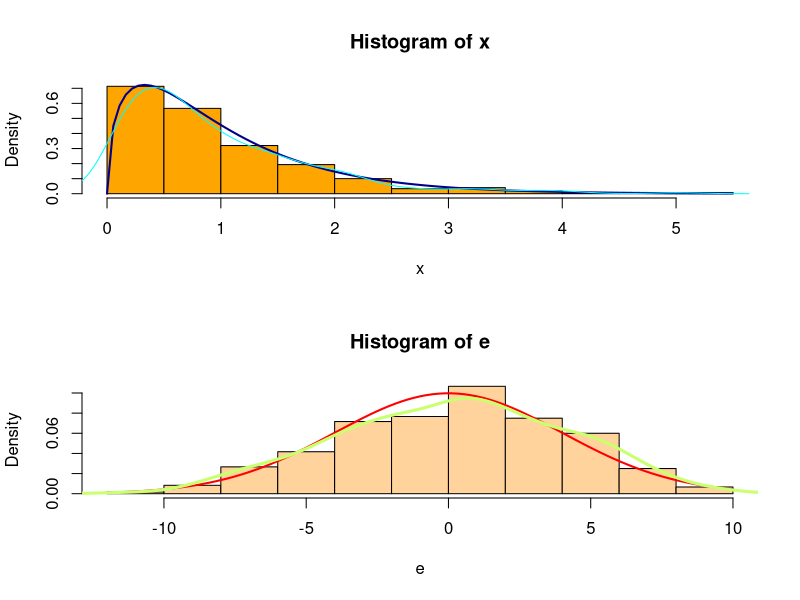

R code for this plot:
png("plot-ex06.png", width=600)
par(mfrow = c(2, 1))
set.seed(4)
x <- rf(n = 300, df1 = 3, df2 = 112)
e <- rnorm(300, 0, 4)
hist(x, freq = F, col = "orange")
curve(df(x, df1 = 3, df2 = 112),col = "darkblue", lwd = 2, add = T)
lines(density(x), col = "cyan", lwd = 1) 
hist(e, freq = F, col = "burlywood1")
curve(dnorm(x, mean = 0, sd = 4), col = "red", lwd = 2, add = T)
lines(density(e), col = "darkolivegreen1", lwd = 3)
par(mfrow = c(1, 1))
dev.off()
